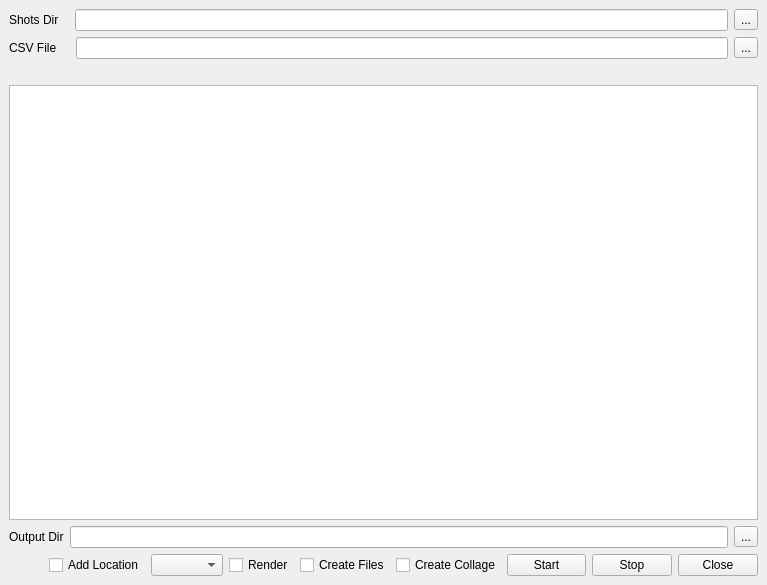
<?xml version="1.0" encoding="UTF-8"?>
<ui version="4.0">
 <class>MainWindow</class>
 <widget class="QMainWindow" name="MainWindow">
  <property name="geometry">
   <rect>
    <x>0</x>
    <y>0</y>
    <width>767</width>
    <height>585</height>
   </rect>
  </property>
  <property name="windowTitle">
   <string>Create Shots</string>
  </property>
  <widget class="QWidget" name="centralwidget">
   <layout class="QVBoxLayout" name="verticalLayout_2">
    <item>
     <layout class="QHBoxLayout" name="shotsLayout">
      <item>
       <widget class="QLabel" name="label_2">
        <property name="text">
         <string>Shots Dir   </string>
        </property>
       </widget>
      </item>
      <item>
       <widget class="QLineEdit" name="shotsFilePathBox">
        <property name="toolTip">
         <string>Add directory where you see list of shots</string>
        </property>
       </widget>
      </item>
      <item>
       <widget class="QToolButton" name="browseButton2">
        <property name="toolTip">
         <string>Browse for directory</string>
        </property>
        <property name="text">
         <string>...</string>
        </property>
       </widget>
      </item>
     </layout>
    </item>
    <item>
     <layout class="QHBoxLayout" name="horizontalLayout">
      <item>
       <widget class="QLabel" name="label">
        <property name="text">
         <string>CSV File    </string>
        </property>
       </widget>
      </item>
      <item>
       <widget class="QLineEdit" name="csvFilePathBox">
        <property name="toolTip">
         <string>Add path to CSV file</string>
        </property>
       </widget>
      </item>
      <item>
       <widget class="QToolButton" name="browseButton">
        <property name="text">
         <string>...</string>
        </property>
       </widget>
      </item>
     </layout>
    </item>
    <item>
     <widget class="QLabel" name="statusLabel">
      <property name="text">
       <string/>
      </property>
     </widget>
    </item>
    <item>
     <layout class="QVBoxLayout" name="verticalLayout">
      <item>
       <widget class="QTextEdit" name="statusBox">
        <property name="lineWrapMode">
         <enum>QTextEdit::NoWrap</enum>
        </property>
        <property name="readOnly">
         <bool>true</bool>
        </property>
       </widget>
      </item>
     </layout>
    </item>
    <item>
     <layout class="QHBoxLayout" name="horizontalLayout_4">
      <item>
       <widget class="QLabel" name="label_3">
        <property name="text">
         <string>Output Dir</string>
        </property>
       </widget>
      </item>
      <item>
       <widget class="QLineEdit" name="outputPathBox">
        <property name="toolTip">
         <string>Path to save maya files</string>
        </property>
       </widget>
      </item>
      <item>
       <widget class="QToolButton" name="browseButton1">
        <property name="text">
         <string>...</string>
        </property>
       </widget>
      </item>
     </layout>
    </item>
    <item>
     <layout class="QHBoxLayout" name="horizontalLayout_3">
      <item>
       <spacer name="horizontalSpacer">
        <property name="orientation">
         <enum>Qt::Horizontal</enum>
        </property>
        <property name="sizeHint" stdset="0">
         <size>
          <width>40</width>
          <height>20</height>
         </size>
        </property>
       </spacer>
      </item>
      <item>
       <widget class="QCheckBox" name="saveToLocalButton">
        <property name="toolTip">
         <string>Specify a location to save maya files</string>
        </property>
        <property name="text">
         <string>Add Location</string>
        </property>
       </widget>
      </item>
      <item>
       <widget class="QComboBox" name="resolutionBox"/>
      </item>
      <item>
       <widget class="QCheckBox" name="renderButton">
        <property name="toolTip">
         <string>Create collage using renders</string>
        </property>
        <property name="text">
         <string>Render</string>
        </property>
       </widget>
      </item>
      <item>
       <widget class="QCheckBox" name="createFilesButton">
        <property name="toolTip">
         <string>Create and save maya files</string>
        </property>
        <property name="text">
         <string>Create Files</string>
        </property>
       </widget>
      </item>
      <item>
       <widget class="QCheckBox" name="createCollageButton">
        <property name="toolTip">
         <string>Take snapshots for each shot and create a collage</string>
        </property>
        <property name="text">
         <string>Create Collage</string>
        </property>
       </widget>
      </item>
      <item>
       <widget class="QPushButton" name="startButton">
        <property name="minimumSize">
         <size>
          <width>75</width>
          <height>0</height>
         </size>
        </property>
        <property name="text">
         <string>Start</string>
        </property>
       </widget>
      </item>
      <item>
       <widget class="QPushButton" name="stopButton">
        <property name="minimumSize">
         <size>
          <width>75</width>
          <height>0</height>
         </size>
        </property>
        <property name="text">
         <string>Stop</string>
        </property>
       </widget>
      </item>
      <item>
       <widget class="QPushButton" name="closeButton">
        <property name="minimumSize">
         <size>
          <width>75</width>
          <height>0</height>
         </size>
        </property>
        <property name="text">
         <string>Close</string>
        </property>
       </widget>
      </item>
     </layout>
    </item>
   </layout>
  </widget>
  <widget class="QMenuBar" name="menubar">
   <property name="geometry">
    <rect>
     <x>0</x>
     <y>0</y>
     <width>767</width>
     <height>22</height>
    </rect>
   </property>
  </widget>
 </widget>
 <resources/>
 <connections>
  <connection>
   <sender>closeButton</sender>
   <signal>clicked()</signal>
   <receiver>MainWindow</receiver>
   <slot>close()</slot>
   <hints>
    <hint type="sourcelabel">
     <x>756</x>
     <y>574</y>
    </hint>
    <hint type="destinationlabel">
     <x>159</x>
     <y>601</y>
    </hint>
   </hints>
  </connection>
  <connection>
   <sender>createFilesButton</sender>
   <signal>toggled(bool)</signal>
   <receiver>saveToLocalButton</receiver>
   <slot>setVisible(bool)</slot>
   <hints>
    <hint type="sourcelabel">
     <x>377</x>
     <y>563</y>
    </hint>
    <hint type="destinationlabel">
     <x>182</x>
     <y>571</y>
    </hint>
   </hints>
  </connection>
  <connection>
   <sender>saveToLocalButton</sender>
   <signal>toggled(bool)</signal>
   <receiver>label_3</receiver>
   <slot>setVisible(bool)</slot>
   <hints>
    <hint type="sourcelabel">
     <x>164</x>
     <y>561</y>
    </hint>
    <hint type="destinationlabel">
     <x>24</x>
     <y>532</y>
    </hint>
   </hints>
  </connection>
  <connection>
   <sender>saveToLocalButton</sender>
   <signal>toggled(bool)</signal>
   <receiver>outputPathBox</receiver>
   <slot>setVisible(bool)</slot>
   <hints>
    <hint type="sourcelabel">
     <x>182</x>
     <y>571</y>
    </hint>
    <hint type="destinationlabel">
     <x>341</x>
     <y>534</y>
    </hint>
   </hints>
  </connection>
  <connection>
   <sender>saveToLocalButton</sender>
   <signal>toggled(bool)</signal>
   <receiver>browseButton1</receiver>
   <slot>setVisible(bool)</slot>
   <hints>
    <hint type="sourcelabel">
     <x>170</x>
     <y>557</y>
    </hint>
    <hint type="destinationlabel">
     <x>747</x>
     <y>526</y>
    </hint>
   </hints>
  </connection>
  <connection>
   <sender>createCollageButton</sender>
   <signal>toggled(bool)</signal>
   <receiver>renderButton</receiver>
   <slot>setVisible(bool)</slot>
   <hints>
    <hint type="sourcelabel">
     <x>472</x>
     <y>565</y>
    </hint>
    <hint type="destinationlabel">
     <x>289</x>
     <y>565</y>
    </hint>
   </hints>
  </connection>
  <connection>
   <sender>renderButton</sender>
   <signal>toggled(bool)</signal>
   <receiver>resolutionBox</receiver>
   <slot>setVisible(bool)</slot>
   <hints>
    <hint type="sourcelabel">
     <x>296</x>
     <y>560</y>
    </hint>
    <hint type="destinationlabel">
     <x>219</x>
     <y>570</y>
    </hint>
   </hints>
  </connection>
 </connections>
</ui>
